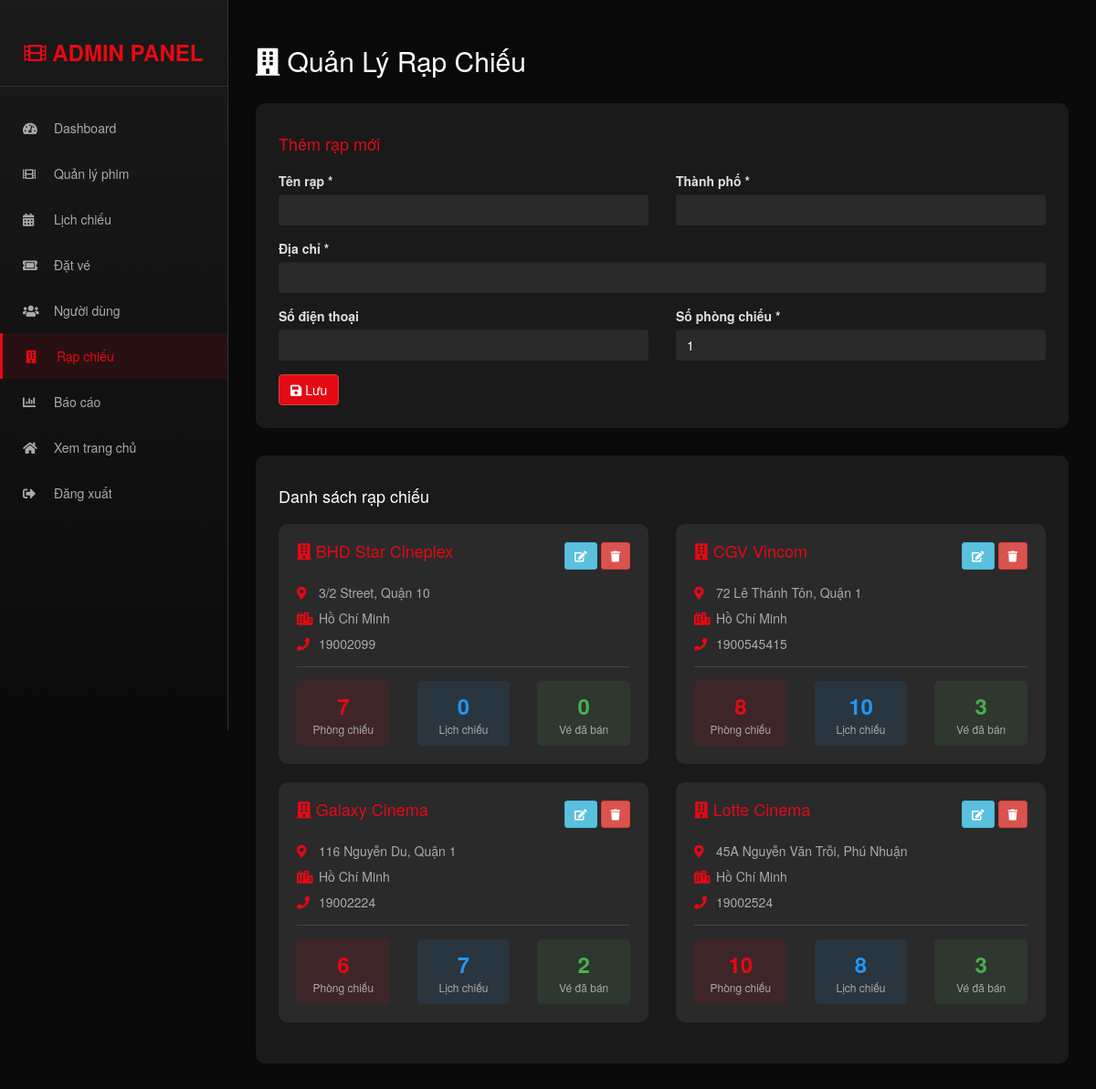
The page /admin/manage_theatres.php (signed in) on the database its author committed.
### tables this page shows
CREATE TABLE IF NOT EXISTS `tbl_theatre` (
  `id` int(11) NOT NULL AUTO_INCREMENT,
  `name` varchar(100) NOT NULL,
  `address` varchar(255) DEFAULT NULL,
  `city` varchar(50) DEFAULT NULL,
  `phone` varchar(20) DEFAULT NULL,
  `total_screens` int(11) DEFAULT 1,
  PRIMARY KEY (`id`)
);

### admin/manage_theatres.php (the view, shortened to what this page needs)
<?php
$edit_theatre = null;
?>
<!DOCTYPE html>
<html lang="vi">
<head>
    <link rel="stylesheet" href="https://maxcdn.bootstrapcdn.com/bootstrap/3.4.1/css/bootstrap.min.css">
    <link rel="stylesheet" href="https://cdnjs.cloudflare.com/ajax/libs/font-awesome/5.15.4/css/all.min.css">
</head>
<body style="background: #0a0a0a; color: #e0e0e0;">
    <?php include('admin_sidebar.php'); ?>
    <div class="main-content" style="margin-left: 250px; padding: 30px;">
        <h2 style="color: #fff; margin-bottom: 30px;">
            <i class="fas fa-building"></i> Quản Lý Rạp Chiếu
        </h2>
        <div style="background: #1a1a1a; padding: 25px; border-radius: 10px; margin-bottom: 30px;">
            <h4 style="color: #e50914; margin-bottom: 20px;">
                <?php echo $edit_theatre ? 'Sửa rạp chiếu' : 'Thêm rạp mới'; ?>
            </h4>
            <form method="POST" action="">
                <div class="row">
                    <div class="col-md-6">
                        <div class="form-group">
                            <label>Tên rạp *</label>
                            <input type="text" name="name" class="form-control" value="<?php echo $edit_theatre ? htmlspecialchars($edit_theatre['name']) : ''; ?>" required style="background: #2a2a2a; color: #fff; border: none;">
                        </div>
                    </div>
                    <div class="col-md-6">
                        <div class="form-group">
                            <label>Thành phố *</label>
                            <input type="text" name="city" class="form-control" value="<?php echo $edit_theatre ? htmlspecialchars($edit_theatre['city']) : ''; ?>" required style="background: #2a2a2a; color: #fff; border: none;">
                        </div>
                    </div>
                </div>
                <div class="form-group">
                    <label>Địa chỉ *</label>
                    <input type="text" name="address" class="form-control" value="<?php echo $edit_theatre ? htmlspecialchars($edit_theatre['address']) : ''; ?>" required style="background: #2a2a2a; color: #fff; border: none;">
                </div>
                <div class="row">
                    <div class="col-md-6">
                        <div class="form-group">
                            <label>Số điện thoại</label>
                            <input type="text" name="phone" class="form-control" value="<?php echo $edit_theatre ? htmlspecialchars($edit_theatre['phone']) : ''; ?>" style="background: #2a2a2a; color: #fff; border: none;">
                        </div>
                    </div>
                    <div class="col-md-6">
                        <div class="form-group">
                            <label>Số phòng chiếu *</label>
                            <input type="number" name="total_screens" class="form-control" value="<?php echo $edit_theatre ? $edit_theatre['total_screens'] : '1'; ?>" required style="background: #2a2a2a; color: #fff; border: none;">
                        </div>
                    </div>
                </div>
                <button type="submit" name="submit" class="btn btn-danger" style="background: #e50914;">
                    <i class="fas fa-save"></i> Lưu
                </button>
            </form>
        </div>
        <div style="background: #1a1a1a; padding: 25px; border-radius: 10px;">
            <h4 style="color: #fff; margin-bottom: 20px;">Danh sách rạp chiếu</h4>
            <div class="row">
                <?php
                $qry = mysqli_query($con, "
                    SELECT t.*,
                           COUNT(DISTINCT s.screening_id) as total_screenings,
                           COUNT(DISTINCT b.booking_id) as total_bookings
                    FROM tbl_theatre t
                    LEFT JOIN tbl_screenings s ON t.id = s.theatre_id
                    LEFT JOIN tbl_bookings b ON s.screening_id = b.screening_id
                    GROUP BY t.id
                    ORDER BY t.name
                ");
                while($row = mysqli_fetch_array($qry)) {
                ?>
                <div class="col-md-6" style="margin-bottom: 20px;">
                    <div style="background: #2a2a2a; border-radius: 10px; padding: 20px; height: 100%;">
                        <div style="display: flex; justify-content: space-between; align-items: start; margin-bottom: 15px;">
                            <h4 style="color: #e50914; margin: 0;">
                                <i class="fas fa-building"></i> <?php echo htmlspecialchars($row['name']); ?>
                            </h4>
                            <div>
                                <a href="?edit=<?php echo $row['id']; ?>" class="btn btn-sm btn-info">
                                    <i class="fas fa-edit"></i>
                                </a>
                                <a href="?delete=<?php echo $row['id']; ?>" class="btn btn-sm btn-danger" onclick="return confirm('Xác nhận xóa?')">
                                    <i class="fas fa-trash"></i>
                                </a>
                            </div>
                        </div>
                        <p style="color: #aaa; margin-bottom: 8px;">
                            <i class="fas fa-map-marker-alt" style="color: #e50914; width: 20px;"></i>
                            <?php echo htmlspecialchars($row['address']); ?>
                        </p>
                        <p style="color: #aaa; margin-bottom: 8px;">
                            <i class="fas fa-city" style="color: #e50914; width: 20px;"></i>
                            <?php echo htmlspecialchars($row['city']); ?>
                        </p>
                        <p style="color: #aaa; margin-bottom: 15px;">
                            <i class="fas fa-phone" style="color: #e50914; width: 20px;"></i>
                            <?php echo htmlspecialchars($row['phone']); ?>
                        </p>
                        <div style="border-top: 1px solid #444; padding-top: 15px;">
                            <div class="row">
                                <div class="col-xs-4 text-center">
                                    <div style="background: rgba(229, 9, 20, 0.1); padding: 10px; border-radius: 5px;">
                                        <div style="font-size: 24px; font-weight: bold; color: #e50914;"><?php echo $row['total_screens']; ?></div>
                                        <div style="font-size: 12px; color: #aaa;">Phòng chiếu</div>
                                    </div>
                                </div>
                                <div class="col-xs-4 text-center">
                                    <div style="background: rgba(33, 150, 243, 0.1); padding: 10px; border-radius: 5px;">
                                        <div style="font-size: 24px; font-weight: bold; color: #2196F3;"><?php echo $row['total_screenings']; ?></div>
                                        <div style="font-size: 12px; color: #aaa;">Lịch chiếu</div>
                                    </div>
                                </div>
                                <div class="col-xs-4 text-center">
                                    <div style="background: rgba(76, 175, 80, 0.1); padding: 10px; border-radius: 5px;">
                                        <div style="font-size: 24px; font-weight: bold; color: #4CAF50;"><?php echo $row['total_bookings']; ?></div>
                                        <div style="font-size: 12px; color: #aaa;">Vé đã bán</div>
                                    </div>
                                </div>
                            </div>
                        </div>
                    </div>
                </div>
                <?php } ?>
            </div>
        </div>
    </div>
</body>
</html>

### rows shown on the page
tbl_theatre: name "BHD Star Cineplex", address "3/2 Street, Quận 10", city "Hồ Chí Minh", phone "19002099", total_screens "7", total_screenings "0", total_bookings "0"
tbl_theatre: name "CGV Vincom", address "72 Lê Thánh Tôn, Quận 1", city "Hồ Chí Minh", phone "1900545415", total_screens "8", total_screenings "10", total_bookings "3"
tbl_theatre: name "Galaxy Cinema", address "116 Nguyễn Du, Quận 1", city "Hồ Chí Minh", phone "19002224", total_screens "6", total_screenings "7", total_bookings "2"
tbl_theatre: name "Lotte Cinema", address "45A Nguyễn Văn Trỗi, Phú Nhuận", city "Hồ Chí Minh", phone "19002524", total_screens "10", total_screenings "8", total_bookings "3"
